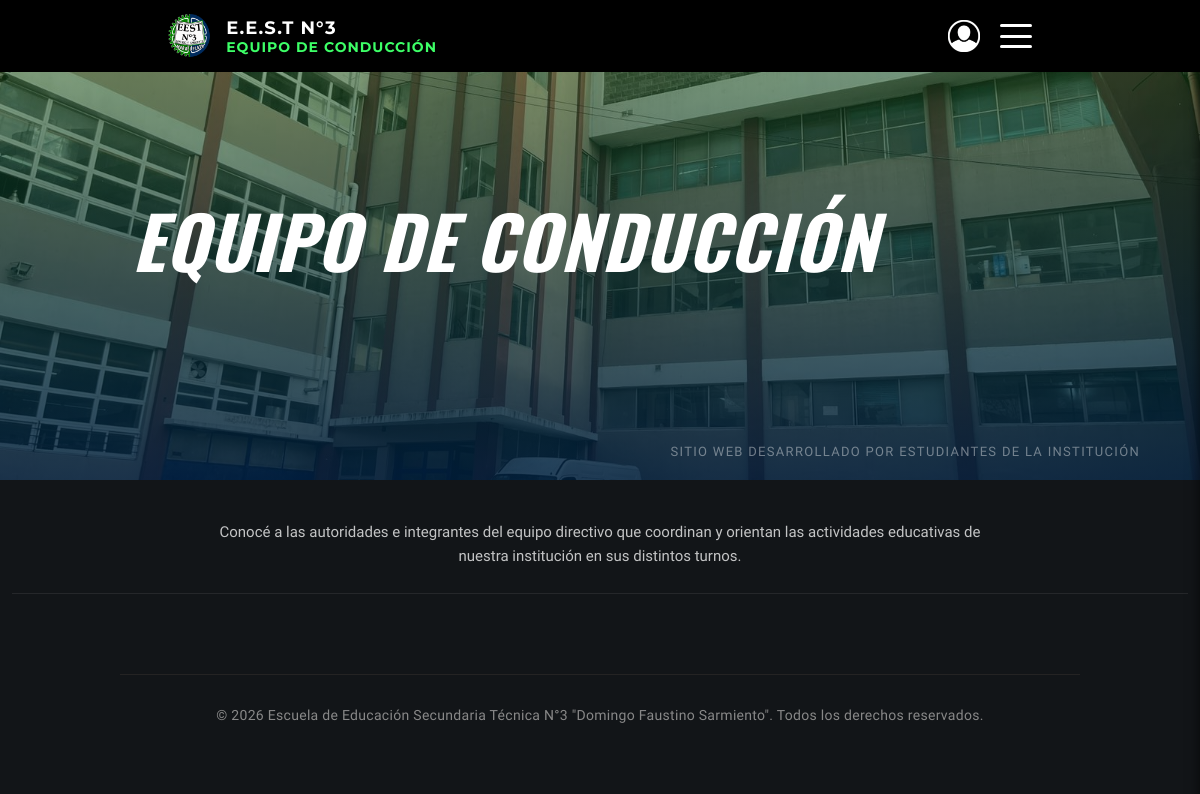
/equipo.php, run on an earlier commit of the app's database.
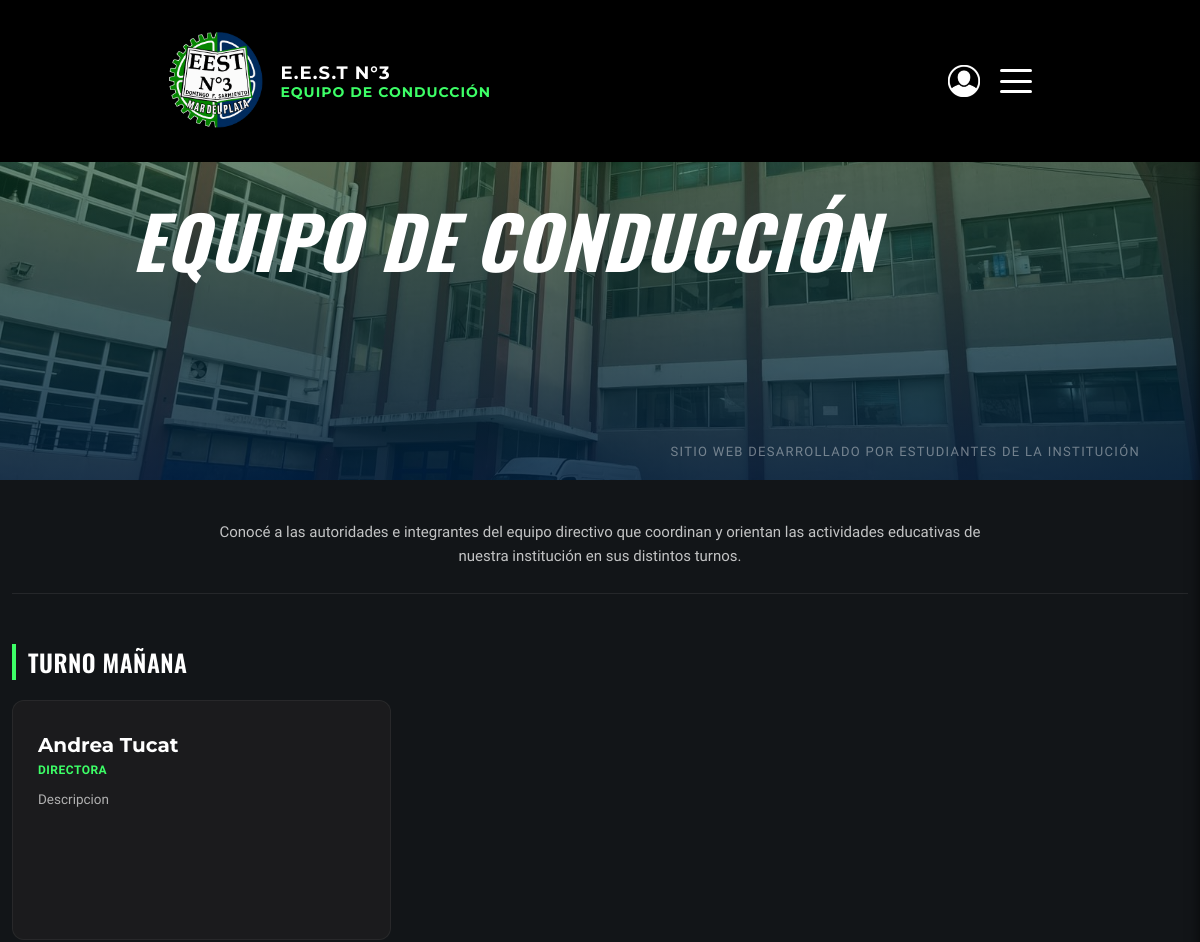
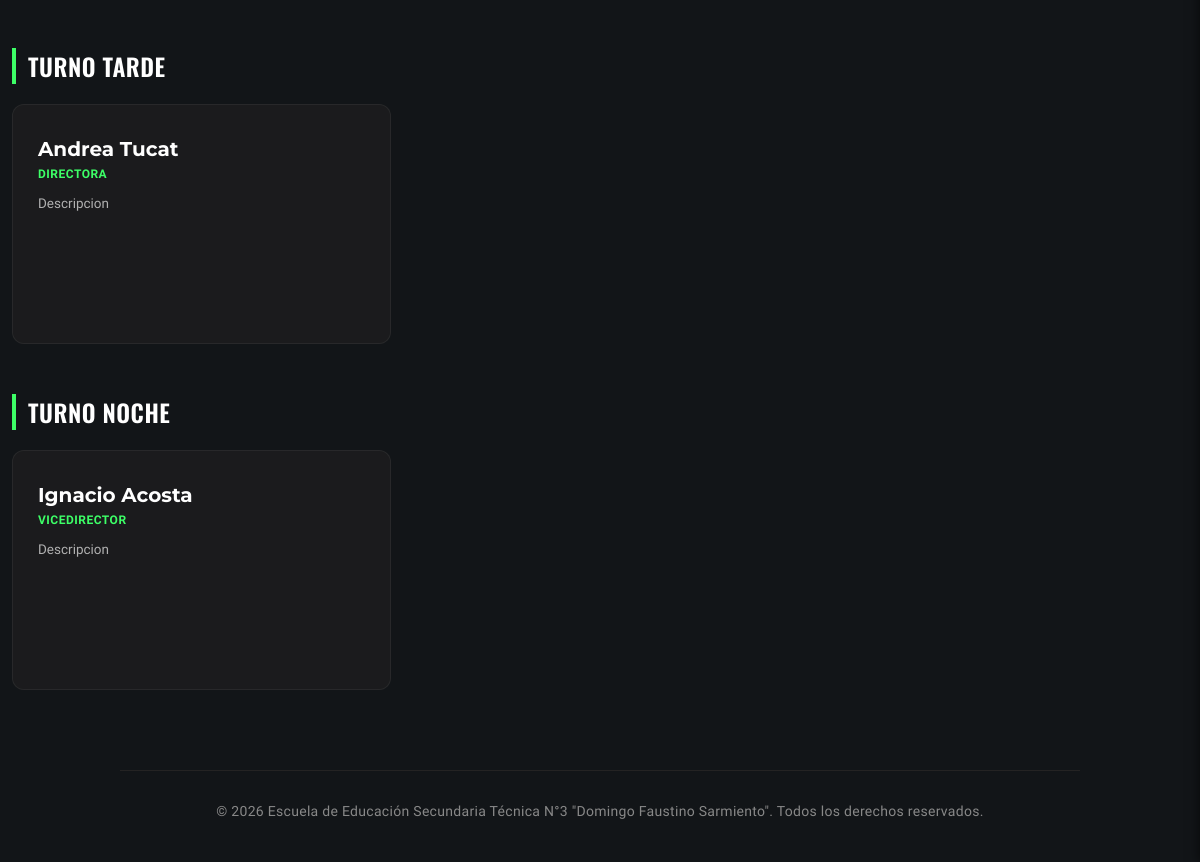
And on a later commit of the database (2 pictures, top to bottom).
### tables this page shows
CREATE TABLE `directivos` (
  `id` int(11) NOT NULL,
  `nombre` varchar(100) NOT NULL,
  `cargo` varchar(100) NOT NULL,
  `descripcion` text DEFAULT NULL,
  `turno` varchar(50) NOT NULL
);

### equipo.php (the view, shortened to what this page needs)
<?php
include 'conexion.php';
$sesionIniciada = isset($_SESSION['usuario']) || isset($_SESSION['id']);
?>
<!DOCTYPE html>
<html lang="es">
<head>
</head>
<body>
    <nav>
        <div class="logo-seccion">
            <div class="logo"><a href="index.php"><img src="imgs/logo.png" alt="Logo"></a></div>
            <div class="seccion"><h1>E.E.S.T N°3</h1><p>EQUIPO DE CONDUCCIÓN</p></div>
        </div>
        <div class="login-opc">
            <?php if (!$sesionIniciada): ?>
                <div class="login">
                    <a href="iniciarsesion.php">
                        <img src="imgs/login.png" alt="Perfil">
                    </a>
                </div>
            <?php endif; ?>
            <label for="check-menu" class="menu-btn">
                <span class="linea"></span>
                <span class="linea"></span>
                <span class="linea"></span>
            </label>
        </div>
    </nav>
    <div class="wallper">
        <div class="filtro"></div>
        <div class="titulo">
            <h1>EQUIPO DE CONDUCCIÓN</h1>
        </div>
        <div class="creditos">
            <label for="check-creditos">sitio web desarrollado por estudiantes de la institución</label>
        </div>
    </div>
    <div class="directivos-container">
        <div class="directivos-intro">
            <p>Conocé a las autoridades e integrantes del equipo directivo que coordinan y orientan las actividades educativas de nuestra institución en sus distintos turnos.</p>
        </div>
        <?php
        $turnos = ['Turno Mañana', 'Turno Tarde', 'Turno Noche'];
        foreach ($turnos as $turno) {
            $query = mysqli_query($conexion, "SELECT * FROM directivos WHERE turno = '$turno'");
            if ($query && mysqli_num_rows($query) > 0) {
                echo '<div class="turno-seccion">';
                echo '<div class="turno-titulo"><h2>' . htmlspecialchars($turno) . '</h2></div>';
                echo '<div class="tarjetas-grid">';
                while ($row = mysqli_fetch_assoc($query)) {
                    echo '<div class="tarjeta">';
                    echo '<div>';
                    echo '<div class="tarjeta-nombre">' . htmlspecialchars($row['nombre']) . '</div>';
                    echo '<div class="tarjeta-cargo">' . htmlspecialchars($row['cargo']) . '</div>';
                    echo '<div class="tarjeta-desc">' . htmlspecialchars($row['descripcion']) . '</div>';
                    echo '</div>';
                    echo '</div>';
                }
                echo '</div>';
                echo '</div>';
            }
        }
        ?>
    </div>
    <footer>
        <div class="divisor-final"></div>
        <div class="bloque-inferior">
            <p>© 2026 Escuela de Educación Secundaria Técnica N°3 "Domingo Faustino Sarmiento". Todos los derechos reservados.</p>
        </div>
    </footer>
</body>
</html>

What changed in the data, as far as the page shows it:
added directivos: nombre "Andrea Tucat", cargo "DIRECTORA", descripcion "Descripcion", shown under "TURNO MAÑANA"
added directivos: nombre "Andrea Tucat", cargo "DIRECTORA", descripcion "Descripcion", shown under "TURNO TARDE"
added directivos: nombre "Ignacio Acosta", cargo "VICEDIRECTOR", descripcion "Descripcion", shown under "TURNO NOCHE"
Also different on the page:
new list line: "TURNO MAÑANA"
new list line: "TURNO TARDE"
new list line: "TURNO NOCHE"
